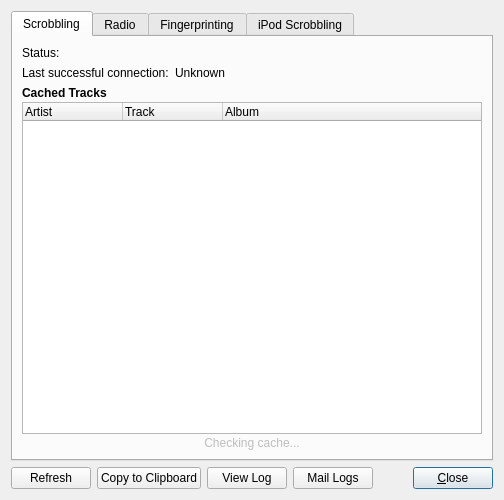
<ui version="4.0" >
 <class>DiagnosticsDialog</class>
 <widget class="QDialog" name="DiagnosticsDialog" >
  <property name="geometry" >
   <rect>
    <x>0</x>
    <y>0</y>
    <width>504</width>
    <height>500</height>
   </rect>
  </property>
  <property name="minimumSize" >
   <size>
    <width>379</width>
    <height>500</height>
   </size>
  </property>
  <property name="maximumSize" >
   <size>
    <width>16777215</width>
    <height>16777215</height>
   </size>
  </property>
  <property name="windowTitle" >
   <string>Diagnostics</string>
  </property>
  <layout class="QVBoxLayout" >
   <item>
    <widget class="QTabWidget" name="tabWidget" >
     <property name="minimumSize" >
      <size>
       <width>0</width>
       <height>0</height>
      </size>
     </property>
     <property name="autoFillBackground" >
      <bool>false</bool>
     </property>
     <property name="currentIndex" >
      <number>0</number>
     </property>
     <widget class="QWidget" name="scrobblingTab" >
      <attribute name="title" >
       <string>Scrobbling</string>
      </attribute>
      <layout class="QVBoxLayout" >
       <item>
        <layout class="QGridLayout" >
         <item row="0" column="1" >
          <widget class="QLabel" name="scrobblingStatus" >
           <property name="sizePolicy" >
            <sizepolicy vsizetype="Fixed" hsizetype="Expanding" >
             <horstretch>0</horstretch>
             <verstretch>0</verstretch>
            </sizepolicy>
           </property>
           <property name="text" >
            <string/>
           </property>
           <property name="alignment" >
            <set>Qt::AlignLeading|Qt::AlignLeft|Qt::AlignTop</set>
           </property>
           <property name="wordWrap" >
            <bool>true</bool>
           </property>
          </widget>
         </item>
         <item row="0" column="0" >
          <widget class="QLabel" name="submissionServerLabel" >
           <property name="text" >
            <string>Status:</string>
           </property>
           <property name="alignment" >
            <set>Qt::AlignLeading|Qt::AlignLeft|Qt::AlignTop</set>
           </property>
          </widget>
         </item>
         <item row="1" column="1" >
          <widget class="QLabel" name="lastConnectionStatusLabel" >
           <property name="sizePolicy" >
            <sizepolicy vsizetype="Fixed" hsizetype="Expanding" >
             <horstretch>0</horstretch>
             <verstretch>0</verstretch>
            </sizepolicy>
           </property>
           <property name="text" >
            <string>Unknown</string>
           </property>
           <property name="alignment" >
            <set>Qt::AlignLeading|Qt::AlignLeft|Qt::AlignVCenter</set>
           </property>
          </widget>
         </item>
         <item row="1" column="0" >
          <widget class="QLabel" name="lastConnectionLabel" >
           <property name="text" >
            <string>Last successful connection:</string>
           </property>
          </widget>
         </item>
        </layout>
       </item>
       <item>
        <layout class="QVBoxLayout" >
         <property name="spacing" >
          <number>2</number>
         </property>
         <item>
          <widget class="QLabel" name="cachedTracksTitle" >
           <property name="font" >
            <font>
             <weight>75</weight>
             <bold>true</bold>
            </font>
           </property>
           <property name="text" >
            <string>Cached Tracks</string>
           </property>
          </widget>
         </item>
         <item>
          <widget class="QTreeWidget" name="cachedTracksList" >
           <property name="sizePolicy" >
            <sizepolicy vsizetype="Expanding" hsizetype="Expanding" >
             <horstretch>0</horstretch>
             <verstretch>0</verstretch>
            </sizepolicy>
           </property>
           <property name="rootIsDecorated" >
            <bool>false</bool>
           </property>
           <property name="uniformRowHeights" >
            <bool>true</bool>
           </property>
           <property name="itemsExpandable" >
            <bool>false</bool>
           </property>
           <property name="allColumnsShowFocus" >
            <bool>true</bool>
           </property>
           <property name="columnCount" >
            <number>3</number>
           </property>
           <column>
            <property name="text" >
             <string>Artist</string>
            </property>
           </column>
           <column>
            <property name="text" >
             <string>Track</string>
            </property>
           </column>
           <column>
            <property name="text" >
             <string>Album</string>
            </property>
           </column>
          </widget>
         </item>
         <item>
          <widget class="QLabel" name="cachedTracksLabel" >
           <property name="enabled" >
            <bool>false</bool>
           </property>
           <property name="sizePolicy" >
            <sizepolicy vsizetype="Fixed" hsizetype="Expanding" >
             <horstretch>0</horstretch>
             <verstretch>0</verstretch>
            </sizepolicy>
           </property>
           <property name="text" >
            <string>Checking cache...</string>
           </property>
           <property name="alignment" >
            <set>Qt::AlignCenter</set>
           </property>
          </widget>
         </item>
        </layout>
       </item>
      </layout>
     </widget>
     <widget class="QWidget" name="radioTab" >
      <attribute name="title" >
       <string>Radio</string>
      </attribute>
      <layout class="QVBoxLayout" >
       <item>
        <layout class="QHBoxLayout" >
         <item>
          <widget class="QLabel" name="radioServerLabel" >
           <property name="text" >
            <string>Radio server status:</string>
           </property>
           <property name="alignment" >
            <set>Qt::AlignLeading|Qt::AlignLeft|Qt::AlignTop</set>
           </property>
          </widget>
         </item>
         <item>
          <widget class="QLabel" name="radioServerStatusLabel" >
           <property name="sizePolicy" >
            <sizepolicy vsizetype="Fixed" hsizetype="Expanding" >
             <horstretch>0</horstretch>
             <verstretch>0</verstretch>
            </sizepolicy>
           </property>
           <property name="text" >
            <string>Checking...</string>
           </property>
           <property name="alignment" >
            <set>Qt::AlignLeading|Qt::AlignLeft|Qt::AlignTop</set>
           </property>
           <property name="wordWrap" >
            <bool>true</bool>
           </property>
          </widget>
         </item>
        </layout>
       </item>
       <item>
        <layout class="QGridLayout" >
         <item row="2" column="2" >
          <widget class="QLabel" name="outputBufferLabel" >
           <property name="minimumSize" >
            <size>
             <width>35</width>
             <height>0</height>
            </size>
           </property>
           <property name="text" >
            <string>0</string>
           </property>
           <property name="alignment" >
            <set>Qt::AlignRight|Qt::AlignTrailing|Qt::AlignVCenter</set>
           </property>
          </widget>
         </item>
         <item row="2" column="0" >
          <widget class="QLabel" name="label_10" >
           <property name="text" >
            <string>Output buffer:</string>
           </property>
          </widget>
         </item>
         <item row="0" column="2" >
          <widget class="QLabel" name="httpBufferLabel" >
           <property name="minimumSize" >
            <size>
             <width>35</width>
             <height>0</height>
            </size>
           </property>
           <property name="text" >
            <string>0</string>
           </property>
           <property name="alignment" >
            <set>Qt::AlignRight|Qt::AlignTrailing|Qt::AlignVCenter</set>
           </property>
          </widget>
         </item>
         <item row="0" column="0" >
          <widget class="QLabel" name="label_8" >
           <property name="text" >
            <string>HTTP buffer:</string>
           </property>
          </widget>
         </item>
         <item row="0" column="1" >
          <widget class="QProgressBar" name="httpBufferProgress" >
           <property name="value" >
            <number>0</number>
           </property>
           <property name="textVisible" >
            <bool>false</bool>
           </property>
           <property name="orientation" >
            <enum>Qt::Horizontal</enum>
           </property>
          </widget>
         </item>
         <item row="1" column="1" >
          <widget class="QProgressBar" name="decodedBufferProgress" >
           <property name="value" >
            <number>0</number>
           </property>
           <property name="textVisible" >
            <bool>false</bool>
           </property>
           <property name="orientation" >
            <enum>Qt::Horizontal</enum>
           </property>
          </widget>
         </item>
         <item row="1" column="2" >
          <widget class="QLabel" name="decodedBufferLabel" >
           <property name="minimumSize" >
            <size>
             <width>35</width>
             <height>0</height>
            </size>
           </property>
           <property name="text" >
            <string>0</string>
           </property>
           <property name="alignment" >
            <set>Qt::AlignRight|Qt::AlignTrailing|Qt::AlignVCenter</set>
           </property>
          </widget>
         </item>
         <item row="2" column="1" >
          <widget class="QProgressBar" name="outputBufferProgress" >
           <property name="value" >
            <number>0</number>
           </property>
           <property name="textVisible" >
            <bool>false</bool>
           </property>
           <property name="orientation" >
            <enum>Qt::Horizontal</enum>
           </property>
          </widget>
         </item>
         <item row="1" column="0" >
          <widget class="QLabel" name="label_9" >
           <property name="text" >
            <string>Decoded buffer:</string>
           </property>
          </widget>
         </item>
        </layout>
       </item>
       <item>
        <spacer>
         <property name="orientation" >
          <enum>Qt::Vertical</enum>
         </property>
         <property name="sizeHint" >
          <size>
           <width>20</width>
           <height>40</height>
          </size>
         </property>
        </spacer>
       </item>
      </layout>
     </widget>
     <widget class="QWidget" name="fingerprintingTab" >
      <attribute name="title" >
       <string>Fingerprinting</string>
      </attribute>
      <layout class="QVBoxLayout" >
       <property name="spacing" >
        <number>6</number>
       </property>
       <item>
        <layout class="QGridLayout" >
         <item row="0" column="0" >
          <widget class="QLabel" name="submissionServerLabel_2" >
           <property name="sizePolicy" >
            <sizepolicy vsizetype="Fixed" hsizetype="Fixed" >
             <horstretch>0</horstretch>
             <verstretch>0</verstretch>
            </sizepolicy>
           </property>
           <property name="text" >
            <string>Tracks in queue:</string>
           </property>
          </widget>
         </item>
         <item row="0" column="1" >
          <widget class="QLabel" name="fpQueueSizeLabel" >
           <property name="sizePolicy" >
            <sizepolicy vsizetype="Fixed" hsizetype="Expanding" >
             <horstretch>0</horstretch>
             <verstretch>0</verstretch>
            </sizepolicy>
           </property>
           <property name="text" >
            <string/>
           </property>
           <property name="alignment" >
            <set>Qt::AlignLeading|Qt::AlignLeft|Qt::AlignVCenter</set>
           </property>
          </widget>
         </item>
         <item row="1" column="0" >
          <widget class="QLabel" name="submissionServerLabel_3" >
           <property name="text" >
            <string>Currently fingerprinting:</string>
           </property>
           <property name="alignment" >
            <set>Qt::AlignLeading|Qt::AlignLeft|Qt::AlignTop</set>
           </property>
           <property name="indent" >
            <number>-1</number>
           </property>
          </widget>
         </item>
         <item row="1" column="1" >
          <widget class="QLabel" name="fpCurrentTrackLabel" >
           <property name="sizePolicy" >
            <sizepolicy vsizetype="Fixed" hsizetype="Expanding" >
             <horstretch>0</horstretch>
             <verstretch>0</verstretch>
            </sizepolicy>
           </property>
           <property name="text" >
            <string/>
           </property>
           <property name="alignment" >
            <set>Qt::AlignLeading|Qt::AlignLeft|Qt::AlignTop</set>
           </property>
           <property name="wordWrap" >
            <bool>true</bool>
           </property>
          </widget>
         </item>
        </layout>
       </item>
       <item>
        <layout class="QVBoxLayout" >
         <property name="spacing" >
          <number>2</number>
         </property>
         <item>
          <widget class="QLabel" name="fingerprintedTracksTitle" >
           <property name="font" >
            <font>
             <weight>75</weight>
             <bold>true</bold>
            </font>
           </property>
           <property name="text" >
            <string>Recently fingerprinted tracks</string>
           </property>
          </widget>
         </item>
         <item>
          <widget class="QTreeWidget" name="fingerprintedTracksList" >
           <property name="sizePolicy" >
            <sizepolicy vsizetype="Expanding" hsizetype="Expanding" >
             <horstretch>0</horstretch>
             <verstretch>0</verstretch>
            </sizepolicy>
           </property>
           <property name="rootIsDecorated" >
            <bool>false</bool>
           </property>
           <property name="uniformRowHeights" >
            <bool>true</bool>
           </property>
           <property name="itemsExpandable" >
            <bool>false</bool>
           </property>
           <property name="allColumnsShowFocus" >
            <bool>true</bool>
           </property>
           <property name="columnCount" >
            <number>3</number>
           </property>
           <column>
            <property name="text" >
             <string>Artist</string>
            </property>
           </column>
           <column>
            <property name="text" >
             <string>Track</string>
            </property>
           </column>
           <column>
            <property name="text" >
             <string>Album</string>
            </property>
           </column>
          </widget>
         </item>
        </layout>
       </item>
      </layout>
     </widget>
     <widget class="QWidget" name="iPodTab" >
      <attribute name="title" >
       <string>iPod Scrobbling</string>
      </attribute>
      <layout class="QVBoxLayout" >
       <item>
        <layout class="QHBoxLayout" >
         <item>
          <widget class="QComboBox" name="iPodScrobbleType" >
           <property name="sizePolicy" >
            <sizepolicy vsizetype="Fixed" hsizetype="Expanding" >
             <horstretch>0</horstretch>
             <verstretch>0</verstretch>
            </sizepolicy>
           </property>
           <item>
            <property name="text" >
             <string>iTunes automatically manages my iPod</string>
            </property>
           </item>
           <item>
            <property name="text" >
             <string>I manually manage my iPod</string>
            </property>
           </item>
          </widget>
         </item>
         <item>
          <widget class="QPushButton" name="scrobbleIpodButton" >
           <property name="text" >
            <string>Scrobble iPod</string>
           </property>
           <property name="autoRepeatDelay" >
            <number>300</number>
           </property>
          </widget>
         </item>
        </layout>
       </item>
       <item>
        <widget class="QListWidget" name="ipodInfoList" />
       </item>
      </layout>
     </widget>
    </widget>
   </item>
   <item>
    <layout class="QHBoxLayout" >
     <item>
      <widget class="QPushButton" name="refreshButton" >
       <property name="text" >
        <string>Refresh</string>
       </property>
       <property name="shortcut" >
        <string>F5</string>
       </property>
      </widget>
     </item>
     <item>
      <widget class="QPushButton" name="copyToClipboardButton" >
       <property name="text" >
        <string>Copy to Clipboard</string>
       </property>
       <property name="shortcut" >
        <string>Ctrl+C</string>
       </property>
      </widget>
     </item>
     <item>
      <widget class="QPushButton" name="viewLogButton" >
       <property name="text" >
        <string>View Log</string>
       </property>
       <property name="autoDefault" >
        <bool>false</bool>
       </property>
      </widget>
     </item>
     <item>
      <widget class="QPushButton" name="mailButton" >
       <property name="text" >
        <string>Mail Logs</string>
       </property>
      </widget>
     </item>
     <item>
      <spacer>
       <property name="orientation" >
        <enum>Qt::Horizontal</enum>
       </property>
       <property name="sizeHint" >
        <size>
         <width>40</width>
         <height>20</height>
        </size>
       </property>
      </spacer>
     </item>
     <item>
      <widget class="QPushButton" name="closeButton" >
       <property name="text" >
        <string>&amp;Close</string>
       </property>
       <property name="default" >
        <bool>true</bool>
       </property>
      </widget>
     </item>
    </layout>
   </item>
  </layout>
 </widget>
 <resources/>
 <connections>
  <connection>
   <sender>closeButton</sender>
   <signal>clicked()</signal>
   <receiver>DiagnosticsDialog</receiver>
   <slot>accept()</slot>
   <hints>
    <hint type="sourcelabel" >
     <x>471</x>
     <y>476</y>
    </hint>
    <hint type="destinationlabel" >
     <x>502</x>
     <y>336</y>
    </hint>
   </hints>
  </connection>
 </connections>
</ui>
